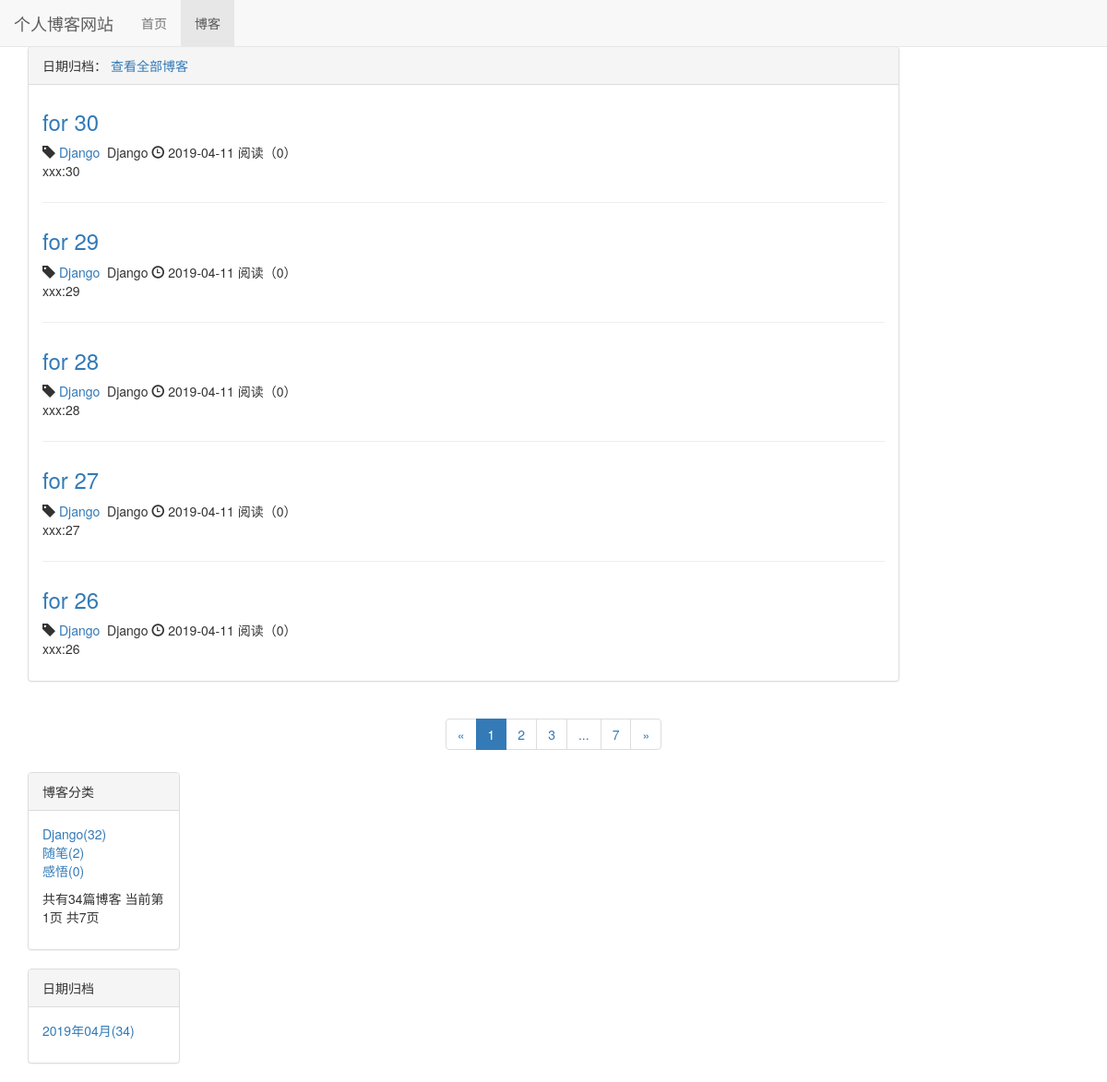
The app's page /blog/data/2019/4 with its own data.
### blog/models.py (models this page shows, shortened)
class Blog(models.Model, ReadNumExpandMethod):
    title = models.CharField(max_length=50)
    blog_type = models.ForeignKey(BlogType, on_delete=models.DO_NOTHING)
    content = RichTextUploadingField()
    author = models.ForeignKey(User, on_delete=models.DO_NOTHING)
    read_details = GenericRelation(ReadDetail)
    created_time = models.DateTimeField(auto_now_add=True)
    last_updated_time = models.DateTimeField(auto_now=True)
    class Meta:
        ordering = ['-created_time']

class BlogType(models.Model):
    type_name = models.CharField(max_length=15)
    def __str__(self):
        return self.type_name

### blog/views.py (the view)
# urls.py: path('data/<int:year>/<int:month>', views.blogs_with_date, name="blogs_with_date")
def blogs_with_date(request, year, month):
    context = {}
    context = get_blogs_list_commone_date(request, blog_list)
    blogs_all_list = Blog.objects.filter(created_time__year=year, created_time__month=month)
    return render_to_response('blog/blogs_with_date.html',context)

### read_statist/models.py (called while the page is built)
        def get_read_num(self):
            try:
                ct = ContentType.objects.get_for_model(self)
                readnum = ReadNum.objects.get(content_type=ct, object_id=self.pk)
                return  readnum.read_num
            except exceptions.ObjectDoesNotExist:
                return 0

### blog/templates/blog/blogs_with_date.html (shortened to what this page needs)
{% extends 'blog/blog_list.html' %}
{% block blog_list_title %}
   日期归档： {{ blogs_with_date.type_name }}
    <a href="{% url 'blog_list' %}">查看全部博客</a>
{% endblock %}

### blog/templates/blog/blog_list.html (shortened to what this page needs)
{% extends 'base.html' %}
{% block nav_blog_active %}active{% endblock %}
{% load staticfiles %}
{% block header_extends%}
    <link rel="stylesheet" href="{% static 'blog/blog.css' %}">
{% endblock %}
{% block content %}
    <div class="container">
        <div class="row">
            <div class="col-xs-12 col-sm-8 col-md-9 col-lg-10">
                <div class="panel panel-default">
                  <div class="panel-heading">
                      {% block blog_list_title %}博客列表（一共有{{ page_of_blogs.paginator.count }}篇博客）{% endblock %}
                  </div>
                  <div class="panel-body">
                      {% for blog in blogs%}
                          <div class="blog">
                                <h3><a href="{% url 'blog_detail' blog.pk %}">{{ blog.title }}</a></h3>
                                <p class="blog-info">
                                     <span class="glyphicon glyphicon-tag" aria-hidden="true"></span>
                                        <a href="{% url 'blogs_with_type' blog.blog_type.pk %}">{{ blog.blog_type }}&nbsp;
                                         </a> {{ blog.blog_type }}
                                     <span class="glyphicon glyphicon-time" aria-hidden="true"></span>
                                            {{ blog.created_time|date:"Y-m-d" }}
                                                阅读（{{ blog.get_read_num }}）
                                </p>
                                 <p>{{ blog.content|striptags|truncatechars:120 }}</p>
                          </div>
                      {% empty %}
                          <div class="blog">
                              <p>-------暂无博客，尽请期待----</p>
                          </div>
                      {% endfor %}
                  </div>
                </div>
            </div>
            <div class="paginator">
                  <ul class="pagination">
                    <li>
                        {% if page_of_blogs.has_previous %}
                              <a href="?page={{ page_of_blogs.previous_page_number }}" aria-label="Previous">
                                <span aria-hidden="true">&laquo;</span>
                              </a>
                        {% else %}
                              <span aria-hidden="true">&laquo;</span>
                        {% endif %}
                    </li>
                    {% for page_num in page_range %}
                        {% if page_num == page_of_blogs.number %}
                                <li class="active">
                                    <span>{{ page_num}}</span>
                                </li>
                        {% else %}
                            {% if page_num == '...' %}
                            <li>
                                <a href="#">{{ page_num }}</a>
                            </li>
                                {% else %}
                            <li>
                                <a href="?page={{ page_num }}">{{ page_num }}</a>
                            </li>
                                {% endif %}
                        {% endif %}
                    {% endfor %}
                    <li>
                        {% if page_of_blogs.has_next %}
                              <a href="?page={{ page_of_blogs.next_page_number }}" aria-label="Next">
                                <span aria-hidden="true">&raquo;</span>
                              </a>
                        {% else %}
                              <span aria-hidden="true">&raquo;</span>
                        {% endif %}
                    </li>
                  </ul>
            </div>
            <div class="hidden-xs col-sm-4 col-md-3 col-lg-2">
                <div class="panel panel-default">
                    <div class="panel-heading">博客分类</div>
                        <div class="panel-body">
                               <ul class="blog-types">
                                 {% for blog_type in blog_types %}
                                   <li><a href="{% url 'blogs_with_type' blog_type.pk %}">
                                        {{ blog_type.type_name }}({{ blog_type.blog_count }})
                                         </a>
                                    </li>
                                 {% empty %}
                                    <li>暂无分类</li>
                                 {% endfor %}
                               </ul>
                                <p>
                                    共有{{ page_of_blogs.paginator.count }}篇博客
                                    当前第{{ page_of_blogs.number }}页
                                    共{{ page_of_blogs.paginator.num_pages }}页
                                </p>
                        </div>
                </div>
                <div class="panel panel-default">
                    <div class="panel-heading">日期归档</div>
                    <div class="panel-body">
                        <ul>
                            {% for blog_date, blog_count in blog_dates.items %}
                                <li>
                                    <a href="{% url 'blogs_with_date' blog_date.year blog_date.month  %}">
                                        {{ blog_date|date:"Y年m月" }}({{ blog_count }})
                                    </a>
                                </li>
                            {% endfor %}
                        </ul>
                    </div>
                </div>
            </div>
        </div>
    </div>
{% endblock %}

### static/base.css (style rules this page uses)
* { margin: 0; padding: 0; }
div.row { margin-top: 50px; }
ul { list-style-type: none; }

### blog/static/blog/blog.css (style rules this page uses)
ul.blog-types { list-style-type: none; }
div.blog:not(:last-child) { margin-bottom: 2em; padding-bottom: 1em; border-bottom: 1px solid #eee; }
div.blog h3 { margin-top: 0.5em; }
div.blog p.blog-info { margin-bottom: 0em; }
div.paginator { text-align: center; }

### blog/templates/blog/blog_list.html (style rules this page uses)
div.row { margin-top:50px; }

### records on screen
Blog: title "for 30", blog_type "Django", created_time "2019-04-11", get_read_num "0", content "xxx:30"
Blog: title "for 29", blog_type "Django", created_time "2019-04-11", get_read_num "0", content "xxx:29"
Blog: title "for 28", blog_type "Django", created_time "2019-04-11", get_read_num "0", content "xxx:28"
Blog: title "for 27", blog_type "Django", created_time "2019-04-11", get_read_num "0", content "xxx:27"
Blog: title "for 26", blog_type "Django", created_time "2019-04-11", get_read_num "0", content "xxx:26"
BlogType: type_name "Django", blog_count "32"
BlogType: type_name "随笔", blog_count "2"
BlogType: type_name "感悟", blog_count "0"

### other values on screen
{{ page_num }} "1"
{{ page_num }} "2" "3" "7"
{{ page_num }} "..."
{{ page_of_blogs.paginator.count }} "34"
{{ page_of_blogs.number }} "1"
{{ page_of_blogs.paginator.num_pages }} "7"
{{ blog_date|date:"Y年m月" }} "2019年04月"
{{ blog_count }} "34"
